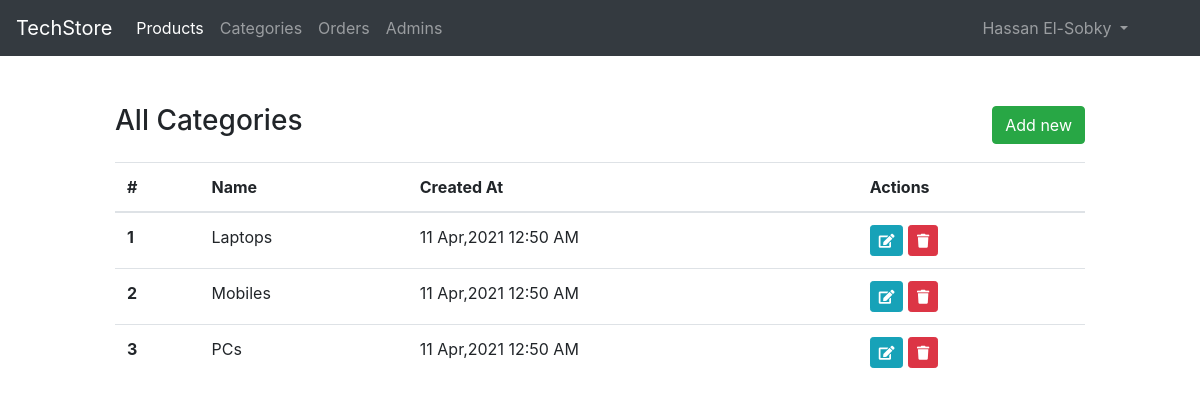
The app's page /admin/categories.php (signed in) with its own data.
### tables this page shows
CREATE TABLE `cats` (
  `id` int(10) UNSIGNED NOT NULL,
  `name` varchar(255) NOT NULL,
  `Created_at` datetime NOT NULL DEFAULT current_timestamp()
);

### classes/Models/Cat.php (called while the page is built, shortened)
<?php
class Cat extends Db
{
    public function __construct()
    {
        $this->table = "cats";
    }
}

### classes/Db.php (called while the page is built, shortened)
<?php
abstract class Db
{
    public $conn;
    public $table;
    public function connect()
    {
        $this->conn = mysqli_connect(DB_SERVERNAME , DB_USERNAME , DB_PASSWORD , DB_NAME);
	}
    public function selectAll(string $fields = "*") : array
    {
        $sql = "SELECT $fields FROM $this->table";
        $result = mysqli_query($this->conn , $sql);
        return mysqli_fetch_all($result, MYSQLI_ASSOC);
    }
}

### admin/categories.php (the view, shortened to what this page needs)
<?php require_once("inc/header.php"); ?>
<?php
    $cat=new cat();
    $allCat=$cat->selectAll("id , name , created_at");
?>
    <div class="container-fluid py-5">
        <div class="row">
            <div class="col-md-10 offset-md-1">
                <div class="d-flex justify-content-between align-items-center mb-3">
                    <h3>All Categories</h3>
                    <a href="#" class="btn btn-success">
                        Add new
                    </a>
                </div>
                <table class="table table-hover">
                    <thead>
                      <tr>
                        <th scope="col">#</th>
                        <th scope="col">Name</th>
                        <th scope="col">Created At</th>
                        <th scope="col">Actions</th>
                      </tr>
                    </thead>
                    <tbody>
                        <?php foreach ($allCat as $index => $aCat) {?>
                                <tr>
                                    <th scope="row"><?= $index + 1; ?></th>
                                    <td><?= $aCat['name']; ?></td>
                                    <td><?= date("d M,Y h:i A" , strtotime($aCat['created_at'])); ?></td>
                                    <td>
                                        <a class="btn btn-sm btn-info" href="#">
                                            <i class="fas fa-edit"></i>
                                        </a>
                                        <a class="btn btn-sm btn-danger" href="#">
                                            <i class="fas fa-trash"></i>
                                        </a>
                                    </td>
                                </tr>
                        <?php }; ?>
                    </tbody>
                </table>
            </div>
        </div>
    </div>
<?php require_once("inc/footer.php"); ?>

### records on screen
cats: name "Laptops", Created_at "11 Apr,2021 12:50 AM"
cats: name "Mobiles", Created_at "11 Apr,2021 12:50 AM"
cats: name "PCs", Created_at "11 Apr,2021 12:50 AM"

### other values on screen
$session ->get("adminName") "Hassan El-Sobky"
